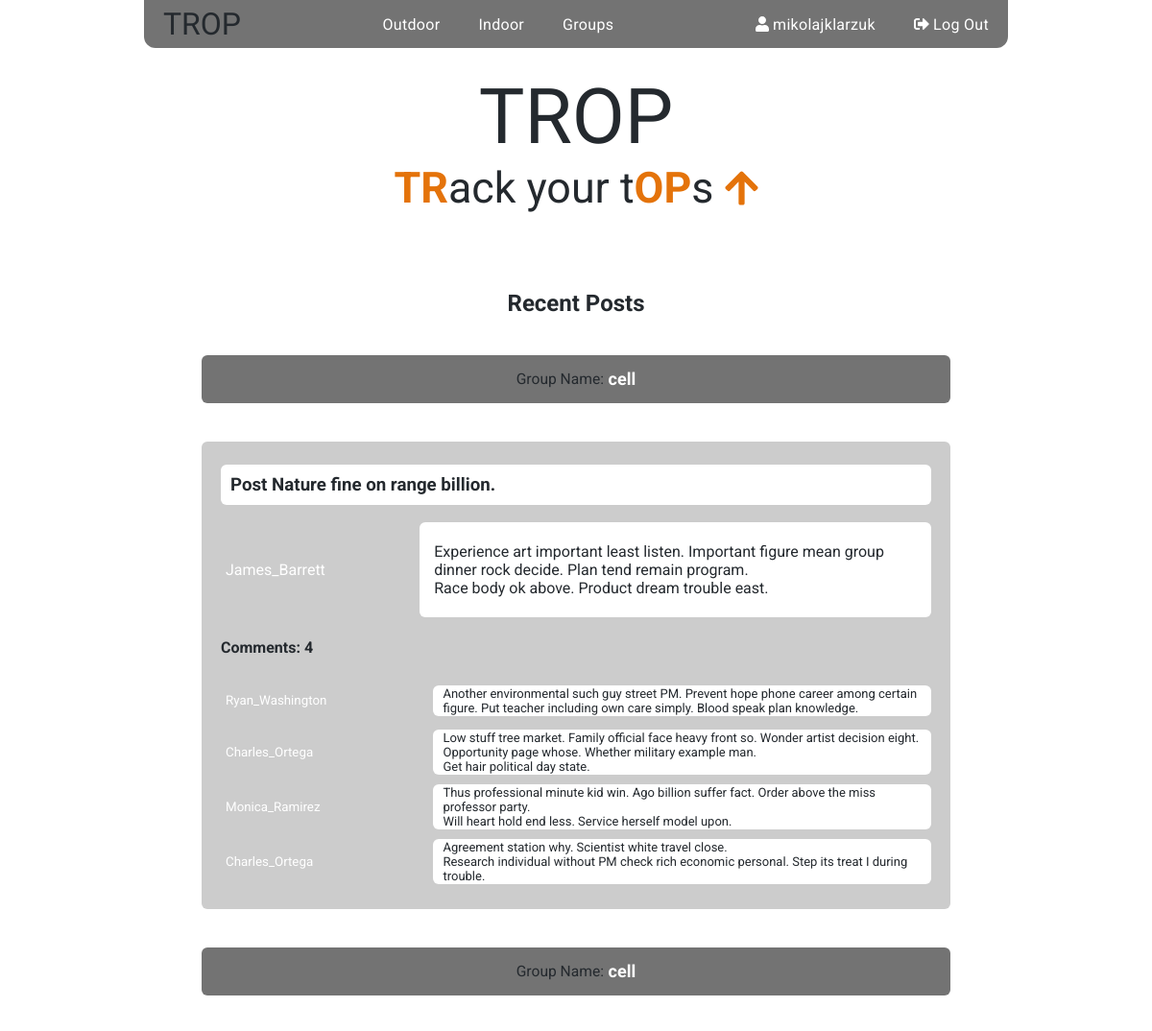
Page / (signed in, upper part) on the earlier database version.
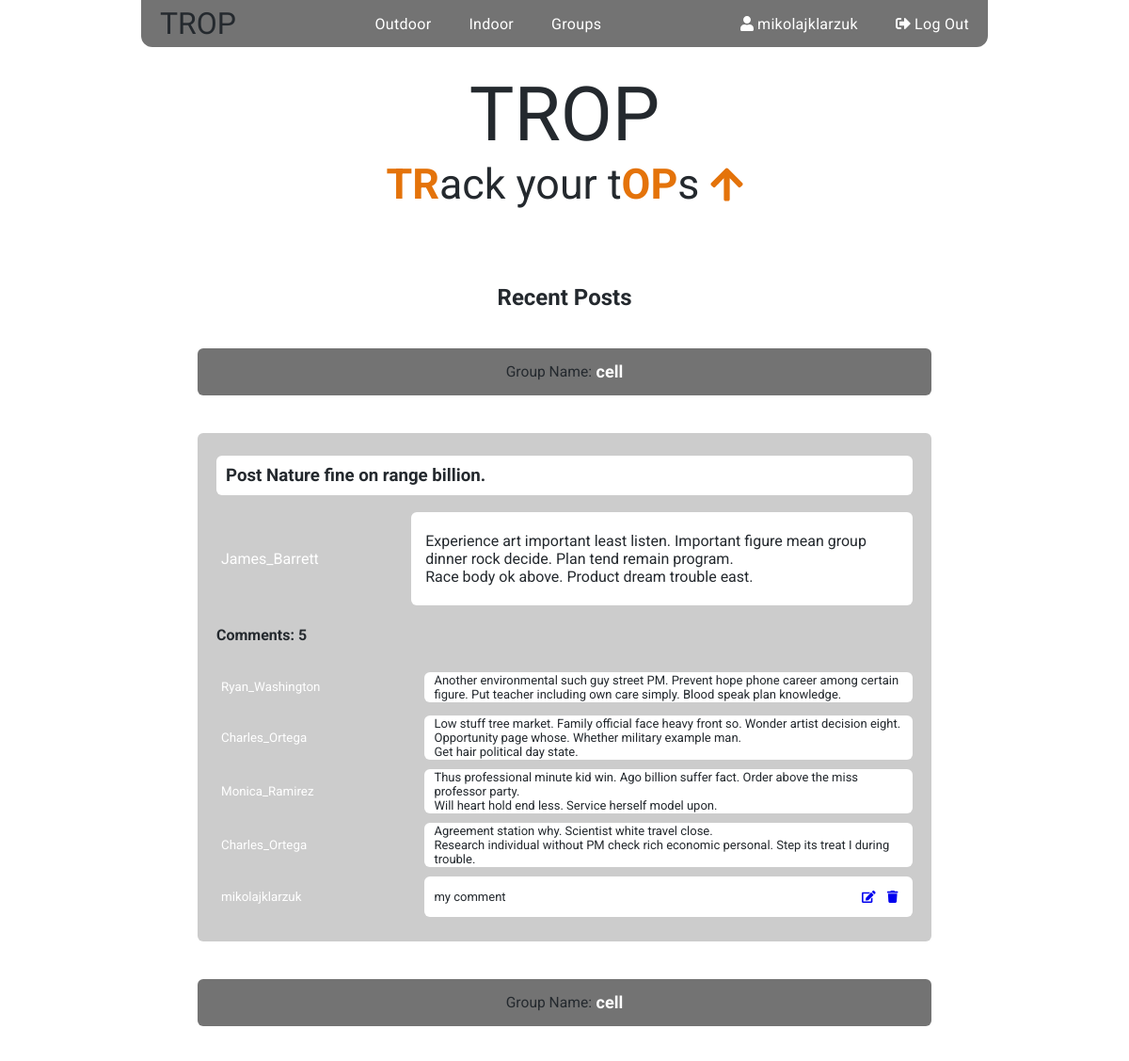
Same page on the later database version.
### posts/models.py (models this page shows, shortened)
class Post(models.Model):
    author = models.ForeignKey(User, related_name='posts', on_delete=models.CASCADE)
    group = models.ForeignKey(Group, related_name = 'posts', on_delete=models.CASCADE)
    title = models.CharField(max_length = 200)
    text = models.TextField()
    created_at = models.DateTimeField(auto_now_add=True)
    updated_at = models.DateTimeField(auto_now=True)
    class Meta:
        ordering: ['created_at']

class Comment(models.Model):
    post  = models.ForeignKey(Post, related_name = 'comments', on_delete = models.CASCADE)
    author = models.ForeignKey(User, related_name = 'comments', on_delete = models.CASCADE)
    text = models.TextField()
    created_at = models.DateTimeField(auto_now_add=True)
    updated_at = models.DateTimeField(auto_now=True)
    class Meta:
        ordering: ['created_at']

### accounts/models.py (models this page shows, shortened)
class Group(models.Model):
    name = models.CharField(max_length = 255, unique=True)
    slug = models.SlugField(allow_unicode = True, unique=True)
    description = models.TextField(blank=True, default='')
    members = models.ManyToManyField(User, through='GroupMember')
    class Meta:
        ordering = ['name']

### climbing_project/views.py (the view)
# urls.py: url(r'^$', views.Homepage.as_view(), name = 'home'),
class Homepage(ListView):
    template_name = 'index.html'
    def get_queryset(self):
        if self.request.user.is_authenticated:
            print (self.request.user)
            self.recent_posts = (Post.objects
                            .filter(group__memberships__in=self.request.user.user_groups.all())
                            .order_by('created_at')[:5])
    def get_context_data(self, **kwargs):
        if self.request.user.is_authenticated:
            context = super().get_context_data(**kwargs)
            context['recent_posts'] = self.recent_posts
            return context

### templates/index.html (shortened to what this page needs)
{% extends "base.html" %}
{% block content %}
  <div class="welcome">
    <div class="logo">TROP</div>
    <div class="slogan">
      <span class="high">tr</span>ack your t<span class="high">op</span>s <span class="fas fa-arrow-up"></span>
    </div>
  </div>
  {% if user.is_authenticated and not user.userprofile.hidden %}
  <div class="posts">
      <h2>Recent Posts</h2>
      <div class="group-posts">
        {% for post in recent_posts %}
          <h3 class="group-name">
            <span>Group Name:</span>&nbsp;<a href="{% url 'accounts:single_group' slug=post.group.slug %}">{{post.group.name}}</a>
          </h3>
          {% include "posts/_post.html" %}
        {% endfor %}
      </div>
  </div>
  {% endif %}
{% endblock content %}

### templates/base.html (shortened to what this page needs)
<!DOCTYPE html>
{% load staticfiles %}
<html>
  <head>
    <link rel="stylesheet" href="{% static 'css/main.css' %}">
    <link rel="stylesheet" href="https://cdn.datatables.net/1.10.16/css/jquery.dataTables.min.css">
  </head>
  <body>
    <div class="container">
      <nav class="navbar">
          <a class="logo nav-element" href="{% url 'home' %}">TROP</a>
          <ul class="nav-element">
          {% if user.is_authenticated %}
            <li class="nav-item"><a class="nav-link" href="{% url 'routes:sectors' %}">Outdoor</a></li>
            <li class="nav-item"><a class="nav-link" href="{% url 'indoor:training_list' username=user.username %}">Indoor</a></li>
            <li class="nav-item"><a class="nav-link" href="{% url 'accounts:group_list' %}">Groups</a></li>
          {% else %}
          <ul class="nav-element-lonely">
            <li class="nav-item"><a class="nav-link" href="{% url 'routes:sectors' %}">Climbing locations</a></li>
          {% endif %}
          </ul>
          <ul class="nav-element">
            {% if user.is_authenticated %}
              <li class="nav-item">
                <a class="nav-link" href="{% url 'accounts:redirect_profile' %}">
                  <span class="fas fa-user"></span><span>&nbsp{{user}}</span>
                </a>
              </li>
                <li class="nav-item">
                  <a class="nav-link right" href="{% url 'accounts:logout' %}">
                    <span class="fas fa-sign-out-alt"></span><span>&nbspLog Out</span>
                  </a>
                </li>
            {% endif %}
          </ul>
      </nav>
      <main class="content">
        {% block content %}{% endblock content %}
      </main>
    </div>
  </body>
</html>

### posts/templates/posts/_post.html (shortened to what this page needs)
{% load cloudinary %}
<div class="post-media">
  <h3 class="post-title"><span>Post</span> {{post.title|safe}}</h3>
  <div class="media-body">
    <div class="posts-user">
      <a class="posts-user-info" href="{% url 'accounts:user_profile' username=post.author.username %}">
        {% if post.author.userprofile.hidden %}
          Hidden User
        {% else %}
          <span>{{post.author.username}}</span>
        {% endif %}
      </a>
    </div>
    <div class="post-body">
      <p>{{post.text|safe|linebreaksbr}}</p>
    </div>
    <div class="comment">
      {% if post.comments %}
        <h4>Comments: {{post.comments.count}}</h4>
        <ul>
          {% for comment in post.comments.all %}
          <li>
            <div class="users-comment">
              <a class="users-comment-user" href="{% url 'accounts:user_profile' username=comment.author.username %}">
                {% if comment.author.userprofile.hidden %}
                  Hidden User
                {% else %}
                  <span>{{comment.author.username}}</span>
                {% endif %}
              </a>
              <div class="users-comment-comment">
                {{comment.text|safe|linebreaksbr}}
              {% if user.is_authenticated and comment.author == user %}
                <div class="comment-edit">
                  <a href="{% url 'posts:edit_comment' pk=comment.pk slug=post.group.slug %}"><span class="fas fa-edit" ></span> </a>
                  <a href="{% url 'posts:delete_comment' pk=comment.pk slug=post.group.slug %}"><span class="fas fa-trash" ></span> </a>
                </div>
              </div>
              {% endif %}
            </div>
          </li>
          {% endfor %}
        </ul>
      {% else %}
        <h4>No comments</h4>
      {% endif %}
    </div>
  </div>
</div>

### static/css/main.css (style rules this page uses)
.welcome { display: flex; flex-direction: column; justify-content: space-around; align-items: center; margin: 25px 40px 0 40px; }
.welcome .logo { font-family: Bungee, sans-serif; text-decoration: none; color: #24292e; font-size: xx-large; font-size: 5rem; }
.welcome .slogan { font-family: 'Roboto', sans-serif; font-size: 2.8rem; }
.welcome .slogan .high { text-transform: uppercase; color: #e4730a; font-weight: bolder; }
.welcome .fas, .welcome .fa-arrow-up { color: #e4730a; font-size: 2.5rem; }
.navbar { display: flex; align-items: center; justify-content: space-between; background-color: #737373; height: 50px; border-radius: 0 0 12px 12px; }
.navbar .nav-element { display: flex; align-items: center; padding: 0; height: 100%; }
.navbar .nav-element:first-child { font-family: Bungee, sans-serif; text-decoration: none; color: #24292e; font-size: xx-large; transition: 0.6s linear; padding: 0 20px; border-bottom-left-radius: 12px; }
.navbar .nav-element .nav-item { display: flex; align-items: center; justify-content: center; height: 100%; list-style: none; }
.navbar .nav-element .nav-item .nav-link { display: flex; align-items: center; justify-content: center; color: #fff; text-decoration: none; letter-spacing: 0.3px; padding: 0 20px; height: 100%; transition: 0.6s linear; }
.navbar .nav-element .right { border-bottom-right-radius: 12px; }
.container { width: 900px; margin: 0 auto; padding: 0; font-family: Roboto, sans-serif; min-height: 100vh; display: flex; flex-direction: column; color: #24292e; }
* { box-sizing: border-box; }
body { margin: 0; padding: 0; }
.posts { border-radius: 6px; padding: 20px; margin: 40px; }
.posts h2 { text-align: center; }
.posts .group-posts .group-name { display: flex; justify-content: center; align-items: center; background-color: #737373; border-radius: 6px; height: 50px; margin: 40px 0; }
.posts .group-posts .group-name span { font-weight: normal; font-size: smaller; }
.posts .group-posts .group-name a { color: #fff; text-decoration: none; font-size: large; }
.posts .group-posts .post-media { background-color: #ccc; padding: 5px 20px; margin: 20px 0; border-radius: 6px; }
.posts .group-posts .post-media .post-title { background-color: #fff; padding: 10px; border-radius: 6px; }
.posts .group-posts .post-media .media-body { display: flex; flex-direction: row; justify-content: center; align-items: center; flex-wrap: wrap; }
.posts .group-posts .post-media .media-body .post-body { background-color: #fff; border-radius: 6px; padding: 5px 15px; width: 72%; }
.posts .group-posts .post-media .media-body .posts-user { width: 28%; }
.posts .group-posts .post-media .media-body .posts-user .posts-user-info { display: flex; justify-content: flex-start; align-items: center; text-decoration: none; color: #fff; width: 100%; transition: 0.6s linear; }
.posts .group-posts .post-media .media-body .posts-user .posts-user-info span { padding-left: 5px; }
.posts .group-posts .post-media .media-body .comment { width: 100%; }
.posts .group-posts .post-media .media-body .comment ul { list-style: none; padding: 0; }
.posts .group-posts .post-media .media-body .comment .users-comment { display: flex; flex-direction: row; justify-content: center; align-items: center; }
.posts .group-posts .post-media .media-body .comment .users-comment .users-comment-user { display: flex; justify-content: flex-start; align-items: center; width: 28%; height: 50px; margin-right: 20px; text-decoration: none; color: #fff; transition: 0.6s linear; }
.posts .group-posts .post-media .media-body .comment .users-comment .users-comment-user span { font-size: smaller; padding-left: 5px; }
.posts .group-posts .post-media .media-body .comment .users-comment .users-comment-comment { display: flex; flex-direction: row; justify-content: flex-start; background-color: #fff; border-radius: 6px; padding: 1px 10px; font-size: small; margin: 5px 0; width: 72%; }
.posts .group-posts .post-media .media-body .comment .users-comment .users-comment-comment p { width: 90%; }
.posts .group-posts .post-media .media-body .comment .users-comment .users-comment-comment .comment-edit { display: flex; justify-content: space-around; align-items: center; width: 10%; }

Differences in the rows shown:
computed for Post "Nature fine on range billion.": comments.count "4" → "5"
added Comment: author.username "mikolajklarzuk", text "my comment", shown under Post "Nature fine on range billion."
